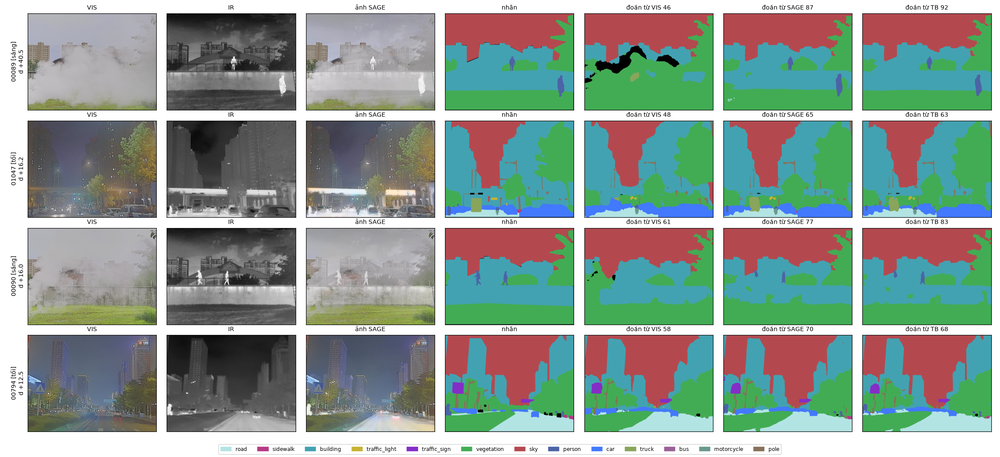
#> input picture thi_nghiem/b0_0811/seg/e21/e21_sage_thang.png, 1000 x 457 px, shrunk from 2310 x 1056 before the run
$ python -i do_lech.py   (imports and definitions only)   (older library calls are emulated)
#> lines starting #> are read from the running program, lines starting #| are printed output that depends on the picture
#> further down, picture is the input picture: shape (457, 1000, 3); mean B, G, R 148.3, 156.3, 140.8
"""Đo lệch IR–VIS theo ĐÚNG cách audit FMB (cell 17 của FMB_audit_gop_final.ipynb):
bản đồ cạnh Sobel chuẩn hóa × cửa sổ Hanning → cv2.phaseCorrelate → (dx, dy), độ tin cậy.
Chỉ đo dịch chuyển toàn ảnh (không đo xoay, thị sai).

  python do_lech.py --ten fmb  --vis <thư mục VIS> --ir <thư mục IR> --n 300
  python do_lech.py --ten m3fd --vis <...> --ir <...>
"""
import argparse
import random
from pathlib import Path

import cv2
import numpy as np
import pandas as pd

HERE = Path(__file__).resolve().parent
DUOI = {".png", ".jpg", ".jpeg", ".bmp"}


def to_gray(img):
    return img if img.ndim == 2 else cv2.cvtColor(img, cv2.COLOR_BGR2GRAY)
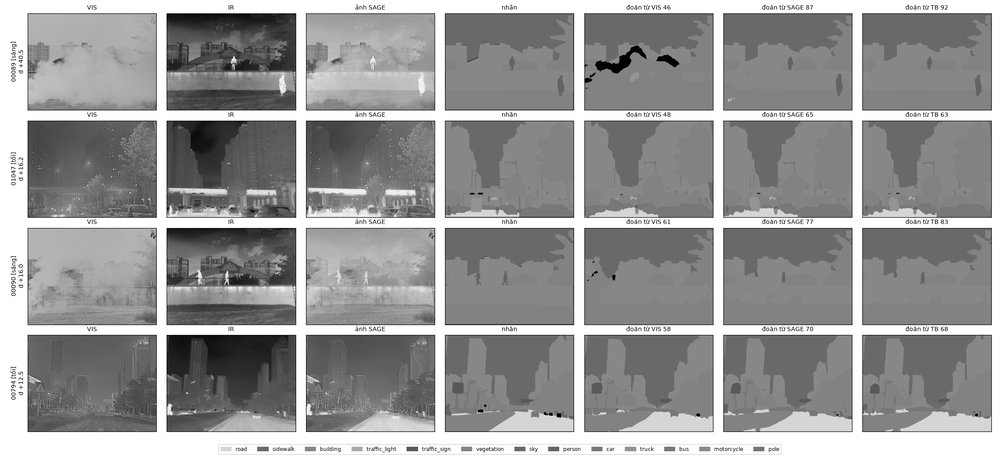
#> returned value: shape (457, 1000); min 0, max 255, mean 150.7


def edge(img):
    g = cv2.GaussianBlur(to_gray(img).astype(np.float32), (5, 5), 0)
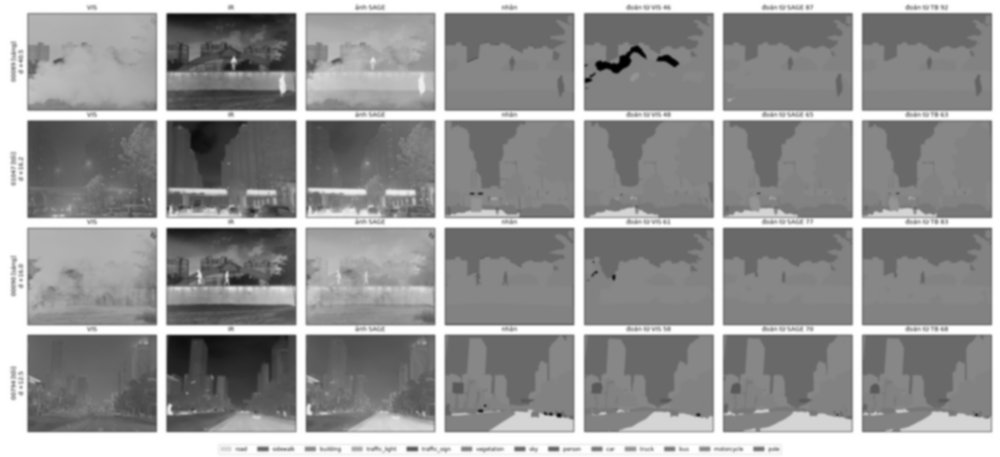
#> g: shape (457, 1000) float32; min 0, max 255, mean 150.7
    e = cv2.magnitude(cv2.Sobel(g, cv2.CV_32F, 1, 0), cv2.Sobel(g, cv2.CV_32F, 0, 1))
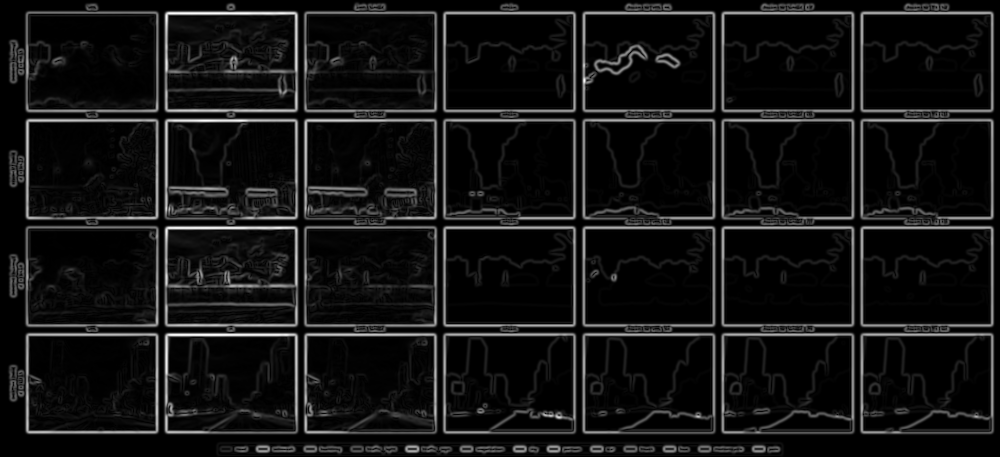
#> e: shape (457, 1000) float32; min 0, max 612.9, mean 47.4; drawn with min black and max white
    return (e - e.mean()) / (e.std() + 1e-6)


def tk(d):
    return pd.Series({"số cặp": len(d), "trung vị dx": d.dx.median(), "trung vị dy": d.dy.median(),
                      "trung vị |lệch|": d.lech_px.median(), "P90 |lệch|": d.lech_px.quantile(0.9),
                      "% > 3 px": 100 * (d.lech_px > 3).mean(), "% > 10 px": 100 * (d.lech_px > 10).mean(),
                      "độ sáng VIS TB": d.vis_mean.mean()})


def main():
    ap = argparse.ArgumentParser()
    ap.add_argument("--ten", required=True)
    ap.add_argument("--vis", required=True)
    ap.add_argument("--ir", required=True)
    ap.add_argument("--n", type=int, default=300)
    ap.add_argument("--seed", type=int, default=0)
    a = ap.parse_args()

    vis = {p.stem: p for p in Path(a.vis).iterdir() if p.suffix.lower() in DUOI}
    ir = {p.stem: p for p in Path(a.ir).iterdir() if p.suffix.lower() in DUOI}
    ten = sorted(vis.keys() & ir.keys())
    print(f"{a.ten}: {len(vis)} VIS, {len(ir)} IR, {len(ten)} cặp khớp tên")
    ten = random.Random(a.seed).sample(ten, min(a.n, len(ten)))

    rows = []
    for t in ten:
        v, i = cv2.imread(str(vis[t])), cv2.imread(str(ir[t]))
        if v is None or i is None or v.shape[:2] != i.shape[:2]:
            print("bỏ", t, None if v is None else v.shape, None if i is None else i.shape)
            continue
        win = cv2.createHanningWindow(v.shape[1::-1], cv2.CV_32F)
        (dx, dy), resp = cv2.phaseCorrelate(edge(v) * win, edge(i) * win)
        rows.append({"name": t, "dx": dx, "dy": dy, "do_tin_cay": resp, "vis_mean": float(to_gray(v).mean()),
                     "h": v.shape[0], "w": v.shape[1]})
    df = pd.DataFrame(rows)
    df["lech_px"] = np.hypot(df.dx, df.dy)
    df["tin_cay_cao"] = df.do_tin_cay >= df.do_tin_cay.median()
    df.to_csv(HERE / f"lech_{a.ten}.csv", index=False)
    bang = pd.DataFrame({"tất cả": tk(df), "tin cậy cao": tk(df[df.tin_cay_cao]),
                         "tin cậy thấp": tk(df[~df.tin_cay_cao])}).round(2)
    print("kích thước:", df.groupby(["w", "h"]).size().to_dict())
    print(bang.to_string())
    print("Tương quan tin cậy – độ sáng VIS:", round(df[["do_tin_cay", "vis_mean"]].corr().iloc[0, 1], 2))


# [2 lines not run here, left out]

>>> import cv2
>>> picture = cv2.imread('seg/e21/e21_sage_thang.png')
>>> result = edge(picture)
